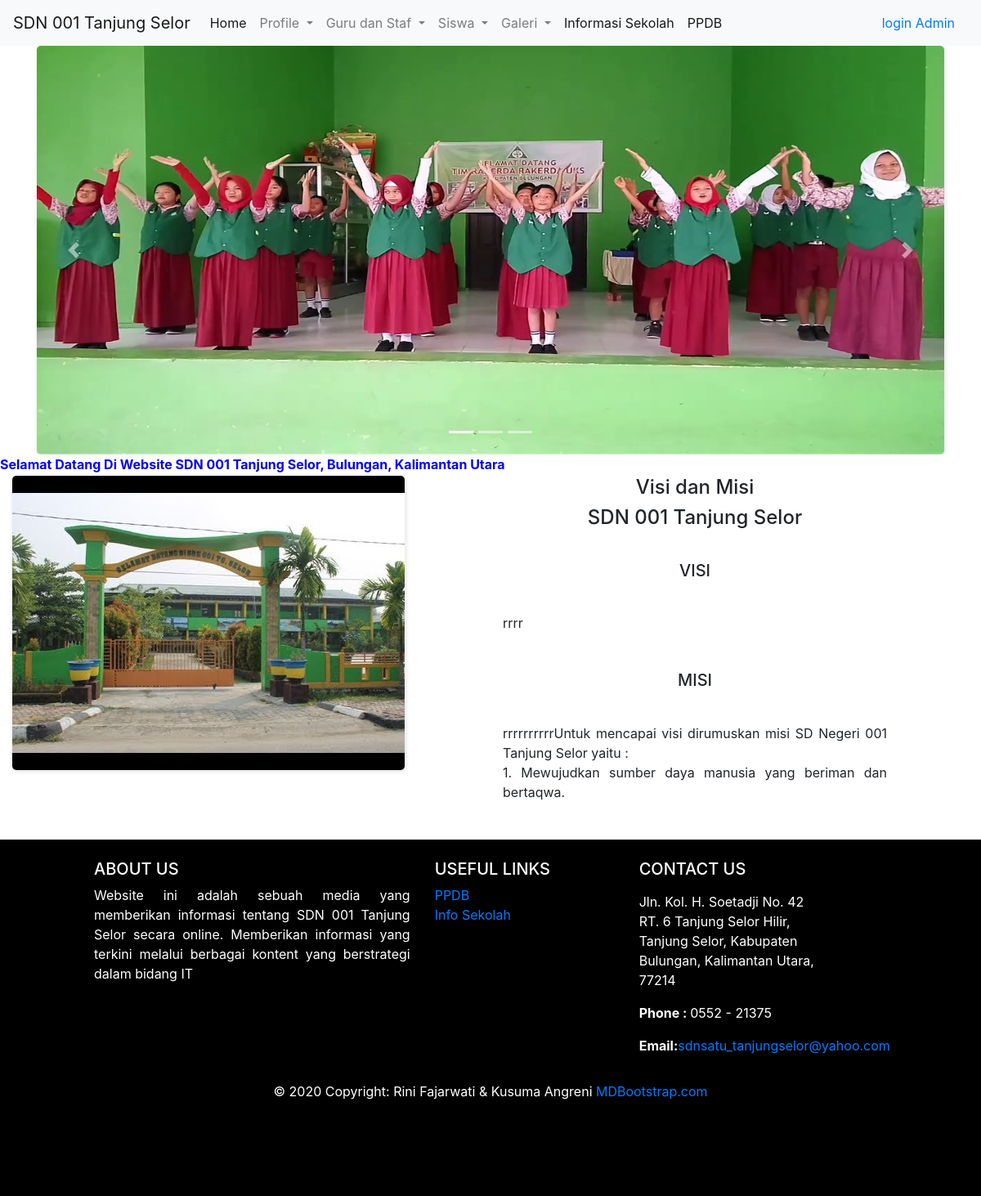
The app's page /page/visimisi.php with its own data.
### tables this page shows
CREATE TABLE `content` (
  `id` int(11) NOT NULL,
  `title` text NOT NULL,
  `content` text NOT NULL,
  `image` varchar(200) NOT NULL,
  `type` varchar(200) NOT NULL
);

### page/visimisi.php (the view, shortened to what this page needs)
<?php
$admin = $_SESSION['auth'];
include "../config/koneksi.php";
?>
<!doctype html>
<html lang="en">
<head>
    <link rel="stylesheet" href="https://maxcdn.bootstrapcdn.com/bootstrap/4.0.0/css/bootstrap.min.css">
    <link rel="stylesheet" type="text/css" href="../css/global.css">
</head>
<body>
    <header>
        <nav class="navbar navbar-expand-lg navbar-light bg-light">
            <a class="navbar-brand" href="#">SDN 001 Tanjung Selor</a>
            <div class="collapse navbar-collapse" id="navbarSupportedContent">
                <ul class="navbar-nav mr-auto">
                    <li class="nav-item active">
                        <a class="nav-link" href="home.php">Home <span class="sr-only">(current)</span></a>
                    </li>
                    <li class="nav-item dropdown">
                        <a class="nav-link dropdown-toggle" href="#" id="navbarDropdown" role="button" data-toggle="dropdown" aria-haspopup="true" aria-expanded="false">
                            Profile
                        </a>
                    </li>
                    <li class="nav-item dropdown">
                        <a class="nav-link dropdown-toggle" href="#" id="navbarDropdown" role="button" data-toggle="dropdown" aria-haspopup="true" aria-expanded="false">
                            Guru dan Staf
                        </a>
                    </li>
                    <li class="nav-item dropdown">
                        <a class="nav-link dropdown-toggle" href="#" id="navbarDropdown" role="button" data-toggle="dropdown" aria-haspopup="true" aria-expanded="false">
                            Siswa
                        </a>
                    </li>
                    <li class="nav-item dropdown">
                        <a class="nav-link dropdown-toggle" href="#" id="navbarDropdown" role="button" data-toggle="dropdown" aria-haspopup="true" aria-expanded="false">
                            Galeri
                        </a>
                    </li>
                    <li class="nav-item active">
                        <a class="nav-link" href="info.php">Informasi Sekolah <span class="sr-only">(current)</span></a>
                    </li>
                    <li class="nav-item active">
                        <a class="nav-link" href="https://ppdbsd001tanjungselor.000webhostapp.com/">PPDB <span class="sr-only">(current)</span></a>
                    </li>
                </ul>
                <form class="nav-item active">
                    <?php
                    if ($admin === "true") {
                        echo " <a class='nav-link' href='logout.php'>Logout<span class='sr-only'>(current)</span></a>";
                    } else {
                        echo " <a class='nav-link' href='login.html'>login Admin<span class='sr-only'>(current)</span></a>";
                    }
                    ?>
                </form>
            </div>
        </nav>
        <div class="atas">
            <div id="carouselExampleIndicators" class="carousel slide" data-ride="carousel">
                <ol class="carousel-indicators">
                    <li data-target="#carouselExampleIndicators" data-slide-to="0" class="active"></li>
                    <li data-target="#carouselExampleIndicators" data-slide-to="1"></li>
                    <li data-target="#carouselExampleIndicators" data-slide-to="2"></li>
                </ol>
                <div class="carousel-inner container">
                    <?php
                    $ambildata = mysqli_query($conn, "SELECT * FROM content WHERE type='isifoto'");
                    $i = "false";
                    while ($tampil = mysqli_fetch_array($ambildata)) {
                        if ($i === "false") echo "<div class='carousel-item active'>";
                        else echo "<div class='carousel-item'>";
                        $i = "true";
                        echo "
                        <img class='d-block w-100' src='../image/$tampil[image]' width='350' height='500' alt='$tampil[content]'>
                    </div>
                    ";
                    }
                    ?>
                </div>
                <a class="carousel-control-prev" href="#carouselExampleIndicators" role="button" data-slide="prev">
                    <span class="carousel-control-prev-icon" aria-hidden="true"></span>
                </a>
                <a class="carousel-control-next" href="#carouselExampleIndicators" role="button" data-slide="next">
                    <span class="carousel-control-next-icon" aria-hidden="true"></span>
                </a>
            </div>
        </div>
        <div class="tulisan">
            <marquee style="color:  blue;"><b> Selamat Datang Di Website SDN 001 Tanjung Selor, Bulungan, Kalimantan Utara</b>
            </marquee>
        </div>
    </header>
    <main class="container-fluid">
        <div class="content row workingspace">
            <div class="col-6">
                <?php
                $ambildata = mysqli_query($conn, "SELECT * FROM content WHERE title='visi'");
                while ($tampil = mysqli_fetch_array($ambildata)) {
                    echo "
                        <img src='../image/$tampil[image]' alt='workingspace' class='img-fluid'>
                     ";
                }
                ?>
            </div>
            <div class="col-5">
                <h4 style="text-align: center;">Visi dan Misi</h4>
                <h4 style="text-align: center;">SDN 001 Tanjung Selor</h4>
                <h4 style="text-align: center;"><span>Visi</span></h4>
                <?php
                $ambildata = mysqli_query($conn, "SELECT * FROM content WHERE title='visi'");
                while ($tampil = mysqli_fetch_array($ambildata)) {
                    echo "
                        <p>$tampil[content]</p>
                     ";
                }
                ?>
                <h4 style="text-align: center;"><span>Misi</span></h4>
                <?php
                $ambildata = mysqli_query($conn, "SELECT * FROM content WHERE title='misi'");
                while ($tampil = mysqli_fetch_array($ambildata)) {
                    echo "
                        <p style='text-align:justify'>$tampil[content]</p>
                     ";
                }
                ?>
            </div>
        </div>
    </main>
    <footer class="page-footer font-small blue pt-4">
        <div class="container-fluid text-center text-md-left">
            <div class="row">
                <div class="col-md-5 mt-md-0 mt-3">
                    <h5 class="text-uppercase">About Us</h5>
                    <?php
                    $ambildata = mysqli_query($conn, "SELECT * FROM content WHERE title='About'");
                    while ($tampil = mysqli_fetch_array($ambildata)) {
                        echo "
                        <p style='text-align:justify'>$tampil[content]</p>
                     ";
                    }
                    ?>
                </div>
                <div class="col-md-3 mb-md-0 mb-3">
                    <h5 class="text-uppercase">Useful Links</h5>
                    <ul class="list-unstyled">
                        <li>
                            <a href="https://ppdbsd001tanjungselor.000webhostapp.com/">PPDB</a>
                        </li>
                        <li>
                            <a href="info.php">Info Sekolah</a>
                        </li>
                    </ul>
                </div>
                <div class="col-md-3 mb-md-0 mb-3">
                    <h5 class="text-uppercase">Contact Us</h5>
                    <ul class="list-unstyled">
                        <li>
                            <p>
                            <address>Jln. Kol. H. Soetadji No. 42 RT. 6 Tanjung Selor Hilir, Tanjung Selor, Kabupaten Bulungan, Kalimantan Utara, 77214</address>
                            </p>
                        </li>
                        <li>
                            <p><strong>Phone : </strong>0552 - 21375<br /></p>
                        </li>
                        <li>
                            <p><strong>Email:</strong><a href="mailto:sdnsatu_tanjungselor@yahoo.com">sdnsatu_tanjungselor@yahoo.com</a></p>
                        </li>
                    </ul>
                </div>
            </div>
        </div>
        <div class="footer-copyright text-center py-3">© 2020 Copyright: Rini Fajarwati & Kusuma Angreni
            <a href="https://mdbootstrap.com/"> MDBootstrap.com</a>
        </div>
    </footer>
</body>
</html>

### css/global.css (style rules this page uses)
.atas { background-color: white; text-align: center; color: white; }
.workingspace { margin-top: 2px; }
.workingspace h4 span { font-size: 20px; text-transform: uppercase; margin-top: 30px; text-align: center; }
footer { background-color: black; color: white; padding: 100px; margin-top: 30px; }
img { box-shadow: 1px 1px 5px 1px rgba(0, 0, 0, 0.1); border-radius: 5px }
span { display: inline-block; width: 300px; height: 50px; overflow: hidden; }

### records on screen
content: image (picture)
content: image (picture), content "rrrr"
content: content "rrrrrrrrrrUntuk mencapai visi dirumuskan misi SD Negeri 001 Tanjung Selor yaitu : 1. Mewujudkan sumber daya manusia yang beriman dan bertaqwa."
content: content "Website ini adalah sebuah media yang memberikan informasi tentang SDN 001 Tanjung Selor secara online. Memberikan informasi yang terkini melalui berbagai kontent yang berstrategi dalam bidang IT"
